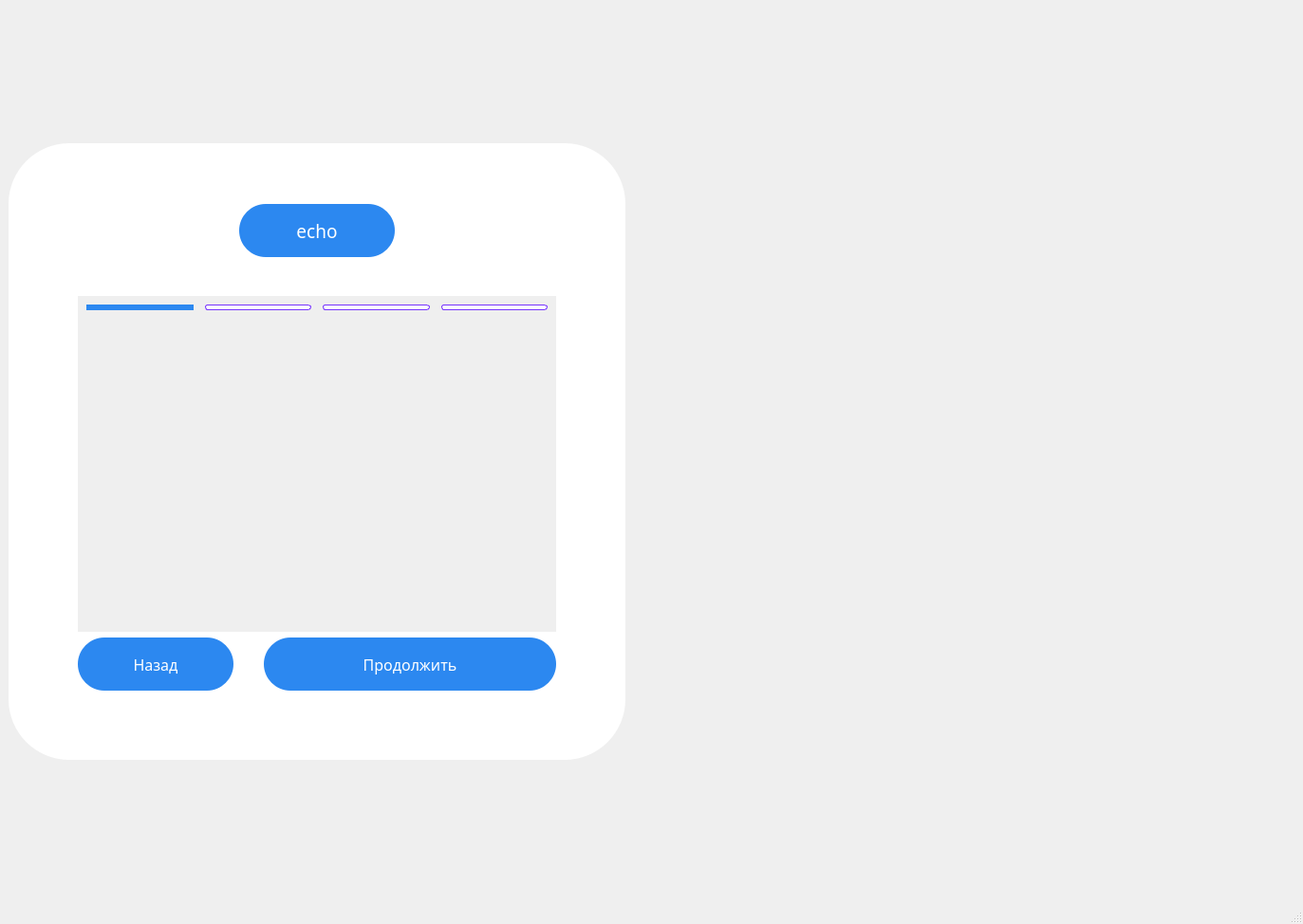
<?xml version="1.0" encoding="UTF-8"?>
<ui version="4.0">
 <class>MainWindow</class>
 <widget class="QMainWindow" name="MainWindow">
  <property name="geometry">
   <rect>
    <x>0</x>
    <y>0</y>
    <width>1373</width>
    <height>974</height>
   </rect>
  </property>
  <property name="windowTitle">
   <string>MainWindow</string>
  </property>
  <widget class="QWidget" name="centralwidget">
   <layout class="QVBoxLayout" name="verticalLayout_2">
    <item>
     <widget class="QFrame" name="frame">
      <property name="sizePolicy">
       <sizepolicy hsizetype="Fixed" vsizetype="Fixed">
        <horstretch>0</horstretch>
        <verstretch>0</verstretch>
       </sizepolicy>
      </property>
      <property name="maximumSize">
       <size>
        <width>650</width>
        <height>650</height>
       </size>
      </property>
      <property name="font">
       <font>
        <family>Muller Light</family>
        <pointsize>20</pointsize>
       </font>
      </property>
      <property name="contextMenuPolicy">
       <enum>Qt::NoContextMenu</enum>
      </property>
      <property name="styleSheet">
       <string notr="true">QFrame{ color: #2C88F0; background-color: #ffffff; border-radius: 64px;}</string>
      </property>
      <property name="frameShadow">
       <enum>QFrame::Raised</enum>
      </property>
      <layout class="QVBoxLayout" name="entranceLayout">
       <property name="spacing">
        <number>32</number>
       </property>
       <property name="leftMargin">
        <number>64</number>
       </property>
       <property name="topMargin">
        <number>64</number>
       </property>
       <property name="rightMargin">
        <number>64</number>
       </property>
       <property name="bottomMargin">
        <number>64</number>
       </property>
       <item>
        <layout class="QHBoxLayout" name="echoFLayout">
         <item>
          <widget class="QPushButton" name="echo">
           <property name="sizePolicy">
            <sizepolicy hsizetype="Fixed" vsizetype="Fixed">
             <horstretch>0</horstretch>
             <verstretch>0</verstretch>
            </sizepolicy>
           </property>
           <property name="minimumSize">
            <size>
             <width>164</width>
             <height>56</height>
            </size>
           </property>
           <property name="font">
            <font>
             <family>Cruinn</family>
             <pointsize>14</pointsize>
            </font>
           </property>
           <property name="cursor">
            <cursorShape>ArrowCursor</cursorShape>
           </property>
           <property name="styleSheet">
            <string notr="true">color: rgb(255, 255, 255);
background-color: rgb(44, 136, 240);
border-radius: 28px;                     /* &lt;----  40px  */ 
border: 0px solid #094065;</string>
           </property>
           <property name="text">
            <string>echo</string>
           </property>
          </widget>
         </item>
        </layout>
       </item>
       <item>
        <widget class="QStackedWidget" name="stackedWidget">
         <property name="currentIndex">
          <number>0</number>
         </property>
         <widget class="QWidget" name="page">
          <layout class="QVBoxLayout" name="verticalLayout_3">
           <item>
            <widget class="QScrollArea" name="scrollArea_2">
             <property name="widgetResizable">
              <bool>true</bool>
             </property>
             <widget class="QWidget" name="scrollAreaWidgetContents_2">
              <property name="geometry">
               <rect>
                <x>0</x>
                <y>0</y>
                <width>500</width>
                <height>345</height>
               </rect>
              </property>
              <layout class="QVBoxLayout" name="verticalLayout">
               <item>
                <layout class="QHBoxLayout" name="horizontalLayout_4">
                 <property name="spacing">
                  <number>12</number>
                 </property>
                 <item>
                  <widget class="QPushButton" name="enterButton_3">
                   <property name="sizePolicy">
                    <sizepolicy hsizetype="Expanding" vsizetype="Fixed">
                     <horstretch>0</horstretch>
                     <verstretch>0</verstretch>
                    </sizepolicy>
                   </property>
                   <property name="minimumSize">
                    <size>
                     <width>109</width>
                     <height>6</height>
                    </size>
                   </property>
                   <property name="maximumSize">
                    <size>
                     <width>16777215</width>
                     <height>6</height>
                    </size>
                   </property>
                   <property name="font">
                    <font>
                     <family>Cruinn</family>
                     <pointsize>12</pointsize>
                    </font>
                   </property>
                   <property name="cursor">
                    <cursorShape>PointingHandCursor</cursorShape>
                   </property>
                   <property name="styleSheet">
                    <string notr="true">color: rgb(255, 255, 255);
background-color: rgb(44, 136, 240);
border-radius: 28px;                     /* &lt;----  40px  */ 
border: 0px solid #094065;</string>
                   </property>
                   <property name="text">
                    <string/>
                   </property>
                  </widget>
                 </item>
                 <item>
                  <widget class="QPushButton" name="enterButton_5">
                   <property name="sizePolicy">
                    <sizepolicy hsizetype="Expanding" vsizetype="Fixed">
                     <horstretch>0</horstretch>
                     <verstretch>0</verstretch>
                    </sizepolicy>
                   </property>
                   <property name="minimumSize">
                    <size>
                     <width>109</width>
                     <height>6</height>
                    </size>
                   </property>
                   <property name="maximumSize">
                    <size>
                     <width>16777215</width>
                     <height>6</height>
                    </size>
                   </property>
                   <property name="font">
                    <font>
                     <family>Cruinn</family>
                     <pointsize>12</pointsize>
                    </font>
                   </property>
                   <property name="cursor">
                    <cursorShape>PointingHandCursor</cursorShape>
                   </property>
                   <property name="styleSheet">
                    <string notr="true">background-color: #ffffff;
border: 1px solid rgb(119, 51, 255);
border-radius: 3px;</string>
                   </property>
                   <property name="text">
                    <string/>
                   </property>
                  </widget>
                 </item>
                 <item>
                  <widget class="QPushButton" name="enterButton_6">
                   <property name="sizePolicy">
                    <sizepolicy hsizetype="Expanding" vsizetype="Fixed">
                     <horstretch>0</horstretch>
                     <verstretch>0</verstretch>
                    </sizepolicy>
                   </property>
                   <property name="minimumSize">
                    <size>
                     <width>109</width>
                     <height>6</height>
                    </size>
                   </property>
                   <property name="maximumSize">
                    <size>
                     <width>16777215</width>
                     <height>6</height>
                    </size>
                   </property>
                   <property name="font">
                    <font>
                     <family>Cruinn</family>
                     <pointsize>12</pointsize>
                    </font>
                   </property>
                   <property name="cursor">
                    <cursorShape>PointingHandCursor</cursorShape>
                   </property>
                   <property name="styleSheet">
                    <string notr="true">background-color: #ffffff;
border: 1px solid rgb(119, 51, 255);
border-radius: 3px;</string>
                   </property>
                   <property name="text">
                    <string/>
                   </property>
                  </widget>
                 </item>
                 <item>
                  <widget class="QPushButton" name="enterButton_4">
                   <property name="sizePolicy">
                    <sizepolicy hsizetype="Expanding" vsizetype="Fixed">
                     <horstretch>0</horstretch>
                     <verstretch>0</verstretch>
                    </sizepolicy>
                   </property>
                   <property name="minimumSize">
                    <size>
                     <width>109</width>
                     <height>6</height>
                    </size>
                   </property>
                   <property name="maximumSize">
                    <size>
                     <width>16777215</width>
                     <height>6</height>
                    </size>
                   </property>
                   <property name="font">
                    <font>
                     <family>Cruinn</family>
                     <pointsize>12</pointsize>
                    </font>
                   </property>
                   <property name="cursor">
                    <cursorShape>PointingHandCursor</cursorShape>
                   </property>
                   <property name="styleSheet">
                    <string notr="true">background-color: #ffffff;
border: 1px solid rgb(119, 51, 255);
border-radius: 3px;</string>
                   </property>
                   <property name="text">
                    <string/>
                   </property>
                  </widget>
                 </item>
                </layout>
               </item>
               <item>
                <widget class="QScrollArea" name="scrollArea">
                 <property name="widgetResizable">
                  <bool>true</bool>
                 </property>
                 <widget class="QWidget" name="scrollAreaWidgetContents">
                  <property name="geometry">
                   <rect>
                    <x>0</x>
                    <y>0</y>
                    <width>478</width>
                    <height>308</height>
                   </rect>
                  </property>
                 </widget>
                </widget>
               </item>
              </layout>
             </widget>
            </widget>
           </item>
           <item>
            <layout class="QHBoxLayout" name="horizontalLayout_3">
             <property name="spacing">
              <number>32</number>
             </property>
             <item>
              <widget class="QPushButton" name="enterButton">
               <property name="sizePolicy">
                <sizepolicy hsizetype="Fixed" vsizetype="Fixed">
                 <horstretch>0</horstretch>
                 <verstretch>0</verstretch>
                </sizepolicy>
               </property>
               <property name="minimumSize">
                <size>
                 <width>164</width>
                 <height>56</height>
                </size>
               </property>
               <property name="font">
                <font>
                 <family>Cruinn</family>
                 <pointsize>12</pointsize>
                </font>
               </property>
               <property name="cursor">
                <cursorShape>PointingHandCursor</cursorShape>
               </property>
               <property name="styleSheet">
                <string notr="true">color: rgb(255, 255, 255);
background-color: rgb(44, 136, 240);
border-radius: 28px;                     /* &lt;----  40px  */ 
border: 0px solid #094065;</string>
               </property>
               <property name="text">
                <string>Назад</string>
               </property>
              </widget>
             </item>
             <item>
              <widget class="QPushButton" name="enterButton_2">
               <property name="sizePolicy">
                <sizepolicy hsizetype="Expanding" vsizetype="Fixed">
                 <horstretch>0</horstretch>
                 <verstretch>0</verstretch>
                </sizepolicy>
               </property>
               <property name="minimumSize">
                <size>
                 <width>164</width>
                 <height>56</height>
                </size>
               </property>
               <property name="font">
                <font>
                 <family>Cruinn</family>
                 <pointsize>12</pointsize>
                </font>
               </property>
               <property name="cursor">
                <cursorShape>PointingHandCursor</cursorShape>
               </property>
               <property name="styleSheet">
                <string notr="true">color: rgb(255, 255, 255);
background-color: rgb(44, 136, 240);
border-radius: 28px;                     /* &lt;----  40px  */ 
border: 0px solid #094065;</string>
               </property>
               <property name="text">
                <string>Продолжить</string>
               </property>
              </widget>
             </item>
            </layout>
           </item>
          </layout>
         </widget>
         <widget class="QWidget" name="page_2"/>
        </widget>
       </item>
      </layout>
     </widget>
    </item>
   </layout>
  </widget>
  <widget class="QMenuBar" name="menubar">
   <property name="geometry">
    <rect>
     <x>0</x>
     <y>0</y>
     <width>1373</width>
     <height>26</height>
    </rect>
   </property>
  </widget>
  <widget class="QStatusBar" name="statusbar"/>
 </widget>
 <resources/>
 <connections>
  <connection>
   <sender>enterButton_2</sender>
   <signal>clicked()</signal>
   <receiver>enterButton_2</receiver>
   <slot>toggle()</slot>
   <hints>
    <hint type="sourcelabel">
     <x>857</x>
     <y>616</y>
    </hint>
    <hint type="destinationlabel">
     <x>857</x>
     <y>616</y>
    </hint>
   </hints>
  </connection>
 </connections>
</ui>
